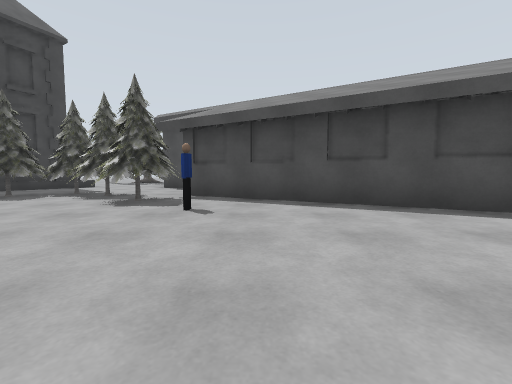
View 1 (above)

17 first-person views from a walk through a world built for the Gazebo simulator. The camera is 0.94 m above the floor, tilts 4° down and sees 90° across. The floor is counted in squares, 2 m on a side. Each view is taken from the middle of a square. On the plan, view 1 faces up. The plan holds only what a view shows up to about 9 squares ahead; the rest is blank. The place goes on beyond the plan. Some stock models are drawn as simple stand-ins.

View 2
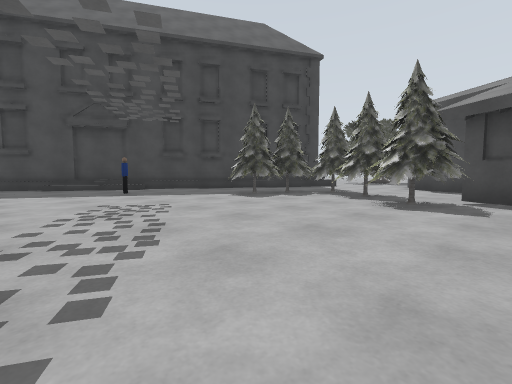

View 3
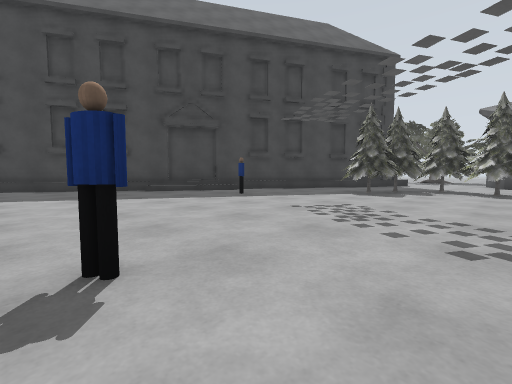

View 4
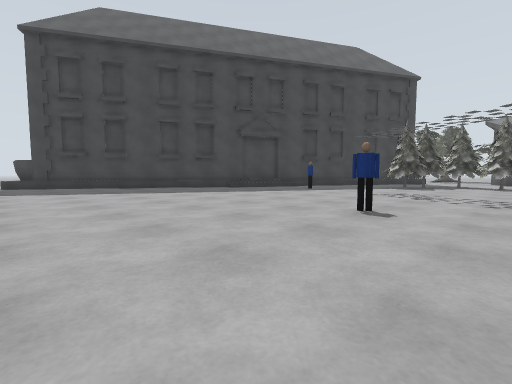

View 5
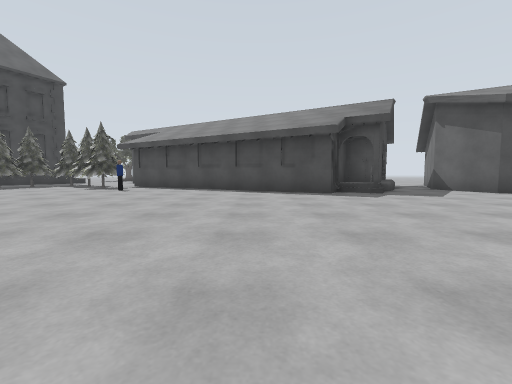

View 6
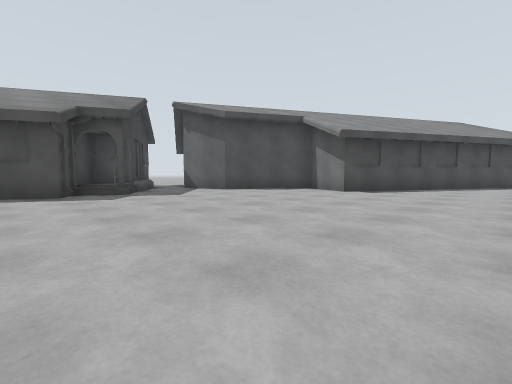

View 7
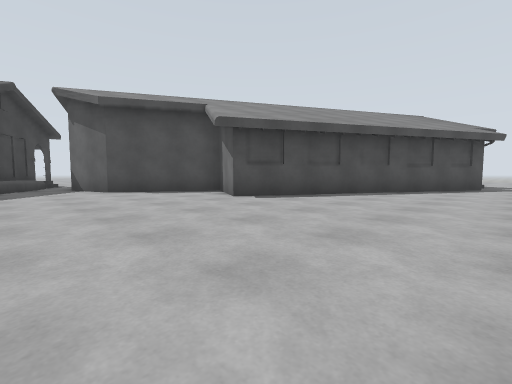

View 8
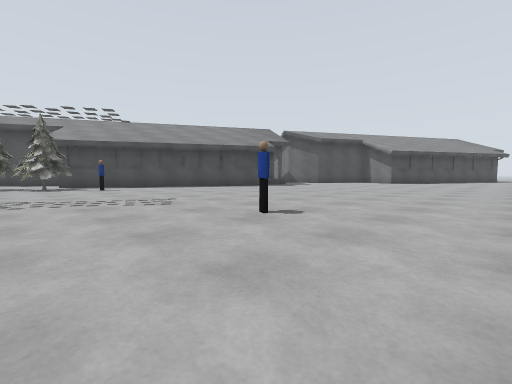

View 9
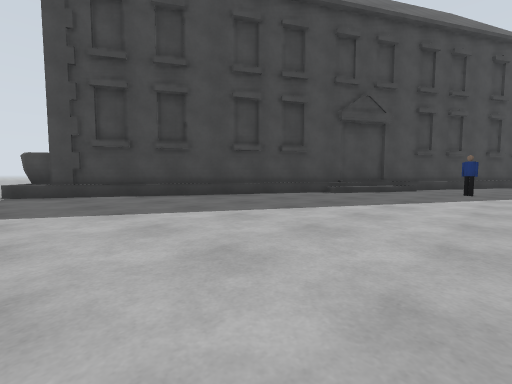

View 10
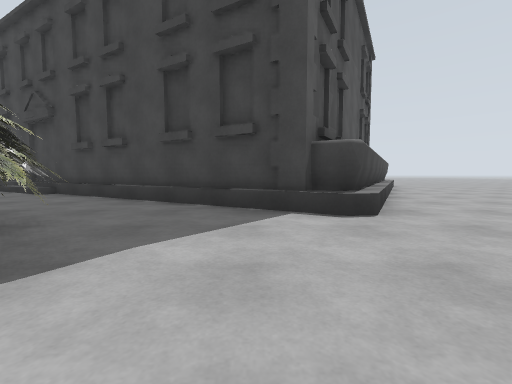

View 11
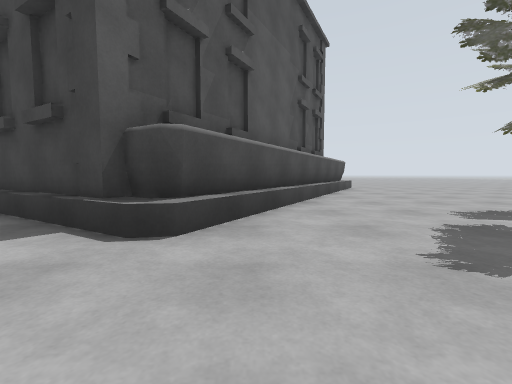

View 12
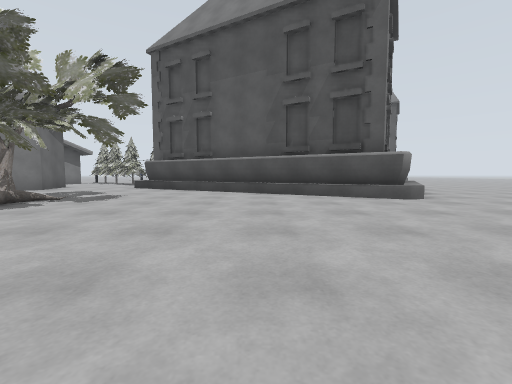

View 13
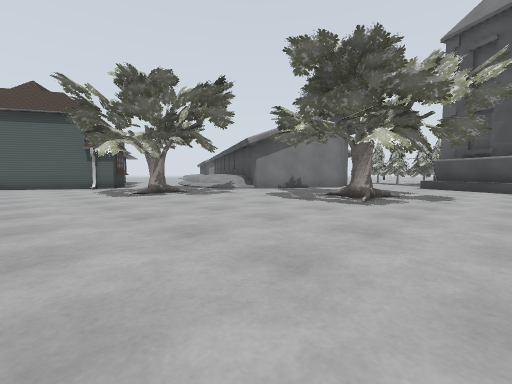

View 14
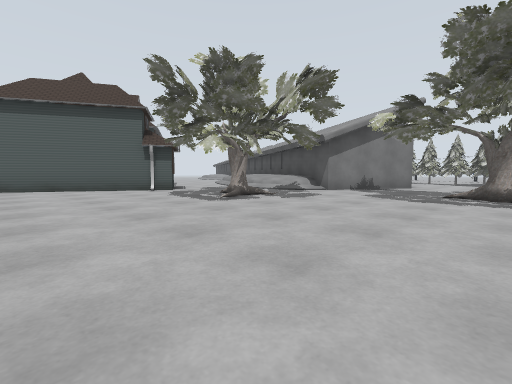

View 15
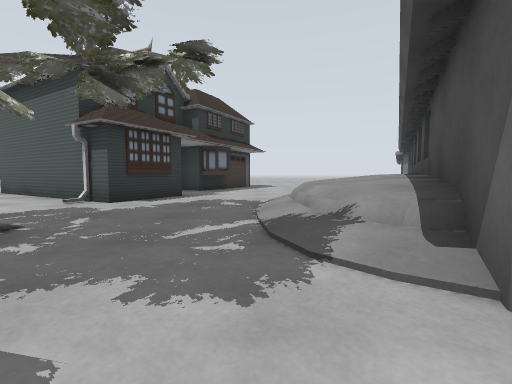

View 16
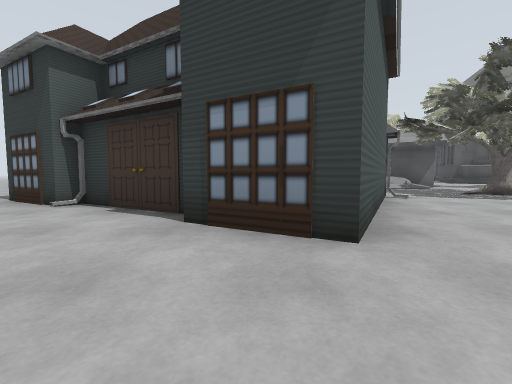

View 17
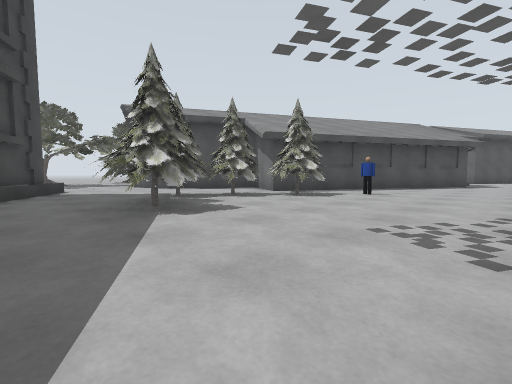

### Floor plan
Key: @ floor where view 1 was taken; # wall or solid block; . floor; / step, stairs or slope; = window, fence, low wall or low ledge; S school; T pine tree; P person; A oak tree; H house.
Columns run from 14 left of view 1 to 17 right of it. Each row starts with its distance up from view 1.
 22                   .
 21                  ...
 20         .........HH..
 19       ...........HHH..
 18     . ......A...H.HHHH.
 17   .........AA...HHH  HH
 16   ..........AA..H..HH
 15  ......AA.........HHH
 14 ........A...........
 13 .S..........##===/..
 12 .SSS........#####==
 11 SS SSS.....##  ####=
 10 S   SSSS...#     ###=
  9       SSS..###     #
  8        S.....#
  7       SS..T..#
  6       S..TTT.##      ##
  5      SS.TT.TT.###    #.#
  4     SS..TT..T...### ##.#
  3     SS.......P....###..##
  2    SS.P.................##
  1    SS....................#
  0    S..........@..........#
 -1   S......................###
 -2  SS.......P................###
 -3  S...........P...............##
 -4 S.............................##
 -5 S...............................

Where each view was taken, in squares from view 1:
view 1: 0 up, 0 right, facing up
view 2: 0 up, 1 left, facing up-left
view 3: 2 down, 3 left, facing up-left
view 4: 5 down, 3 left, facing up-left
view 5: 4 down, 3 right, facing up
view 6: 4 down, 4 right, facing up-right
view 7: 5 down, 7 right, facing up-right
view 8: 5 down, 3 left, facing up-right
view 9: 5 down, 7 left, facing up-left
view 10: 8 up, 3 left, facing left
view 11: 10 up, 4 left, facing left
view 12: 18 up, 10 left, facing down
view 13: 19 up, 8 left, facing down-right
view 14: 20 up, 6 left, facing down-right
view 15: 14 up, 3 left, facing right
view 16: 22 up, 4 right, facing down
view 17: 1 up, 7 left, facing up-right
